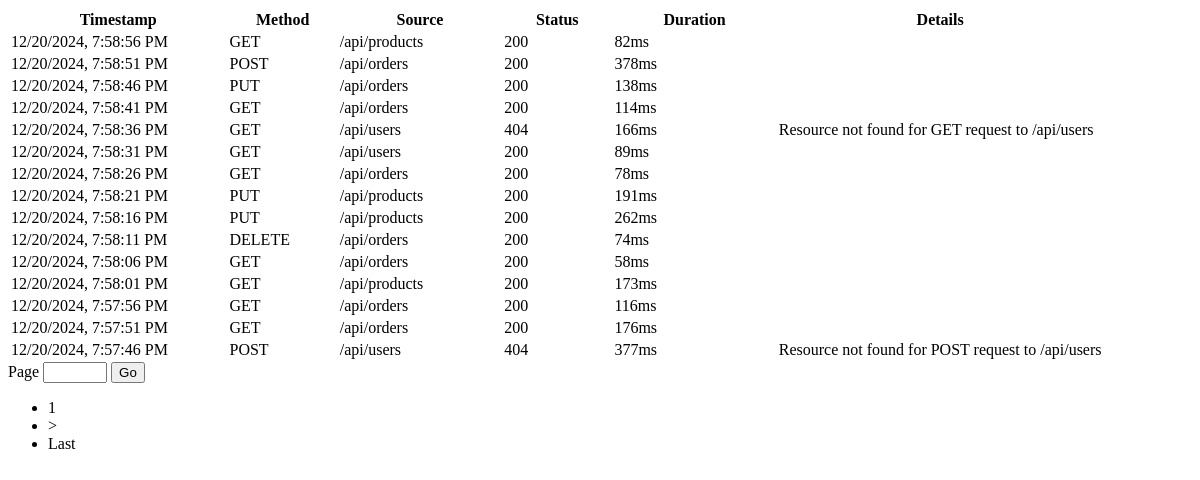
Before: /api/event-rows/ with the older database file.
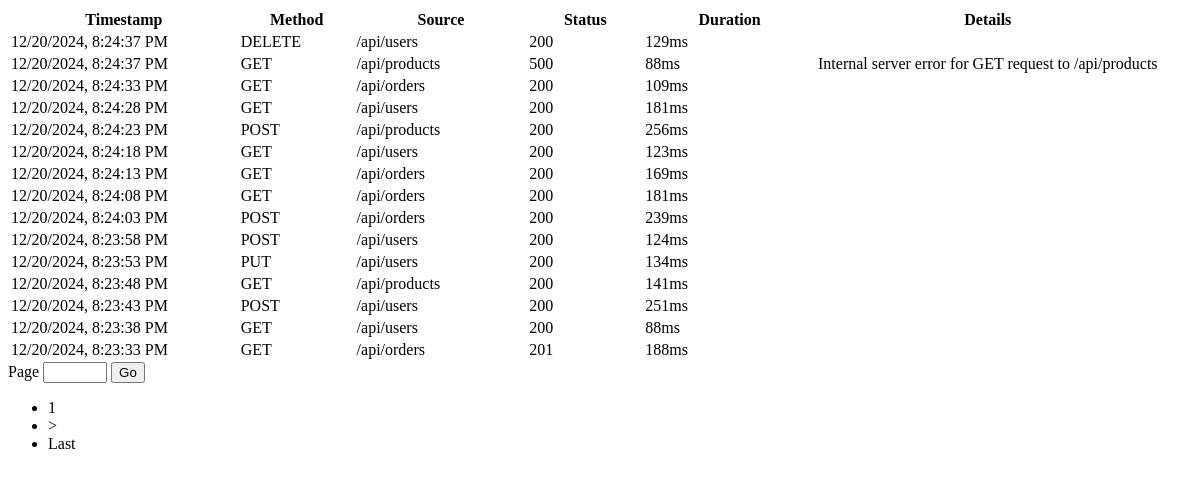
After: the same page with the newer database file.
### events/models.py (models this page shows, shortened)
class Event(models.Model):
    HTTP_METHODS = ["GET", "POST", "PUT", "DELETE"]
    method = models.CharField(
        max_length=10,
        choices=[(m, m) for m in HTTP_METHODS],
        help_text="HTTP method used for the request",
    )
    source = models.CharField(
        max_length=100,
    )
    timestamp = models.DateTimeField(auto_now_add=True)
    duration_ms = models.IntegerField()
    status_code = models.IntegerField()
    request_id = models.UUIDField(
        default=uuid.uuid4, unique=True, help_text="Unique identifier for the request"
    )
    metadata = models.JSONField(default=dict)
    class Meta:
        ordering = ["-timestamp"]
        indexes = [
            models.Index(fields=["-timestamp"]),
            models.Index(fields=["status_code"]),
            models.Index(fields=["method"]),
        ]

### events/views.py (the view)
# urls.py: path('api/event-rows/', views.table_rows, name='table_rows'),
def table_rows(request):
    page_number = request.GET.get("page", 1)
    paginator = Paginator(Event.objects.all().order_by("-timestamp"), 15)
    events = paginator.get_page(page_number)
    return render(request, "dashboard/table/base.html", {"events": events})

### events/templates/dashboard/table/base.html (shortened to what this page needs)
<div class="card-body table-responsive">
  <table class="table table-hover table-sm">
    <thead>
      <tr>
        <th style="width: 20%">Timestamp</th>
        <th style="width: 10%">Method</th>
        <th style="width: 15%">Source</th>
        <th style="width: 10%">Status</th>
        <th style="width: 15%">Duration</th>
        <th style="width: 30%">Details</th>
      </tr>
    </thead>
    <tbody>
      {% for event in events %}
      <tr>
        <td style="width: 20%">{{ event.timestamp|date:"m/d/Y, g:i:s A" }}</td>
        <td style="width: 10%">{{ event.method }}</td>
        <td style="width: 15%">{{ event.source }}</td>
        <td style="width: 10%">{{ event.status_code }}</td>
        <td style="width: 15%">{{ event.duration_ms }}ms</td>
        <td style="width: 30%">
          {% if event.status_code >= 400 %} {{ event.metadata.error_message }}
          {% endif %}
        </td>
      </tr>
      {% endfor %}
    </tbody>
  </table>
  {% if events %}
  <nav class="d-flex justify-content-end align-items-center gap-4" aria-label="Event list navigation">
    <form class="input-group specific-w-150"
      hx-get="{% url 'table_rows' %}"
      hx-target="#event-table-container"
      hx-trigger="submit">
        <span class="input-group-text">Page</span>
        <input type="number"
          name="page"
          class="form-control"
          aria-label="Page number input"
          min="1"
          max="{{ events.paginator.num_pages }}" />
        <button type="submit" class="btn btn-primary">
          Go
        </button>
    </form>
    <ul class="pagination pagination m-0">
      <li class="page-item active" aria-current="page">
        <a class="page-link">{{ events.number }}</a>
      </li>
      {% if events.has_next %}
      <li class="page-item">
        <a
          class="page-link"
          style="cursor: pointer"
          hx-get="{% url 'table_rows' %}?page={{ events.next_page_number }}"
          hx-target="#event-table-container"
          aria-label="Next"
        >
          &gt;
        </a>
      </li>
      <li class="page-item">
        <a
          class="page-link"
          style="cursor: pointer"
          hx-get="{% url 'table_rows' %}?page={{ events.paginator.num_pages }}"
          hx-target="#event-table-container"
          aria-label="Last"
        >
          Last
        </a>
      </li>
      {% endif %}
    </ul>
  </nav>
  {% endif %}
</div>

Changed rows visible on the page:
no longer on this page (row unchanged): Event: timestamp "12/20/2024, 7:58:56 PM", method "GET", source "/api/products", status_code "200", duration_ms "82"
no longer on this page (row unchanged): Event: timestamp "12/20/2024, 7:58:51 PM", method "POST", source "/api/orders", status_code "200", duration_ms "378"
no longer on this page (row unchanged): Event: timestamp "12/20/2024, 7:58:46 PM", method "PUT", source "/api/orders", status_code "200", duration_ms "138"
no longer on this page (row unchanged): Event: timestamp "12/20/2024, 7:58:41 PM", method "GET", source "/api/orders", status_code "200", duration_ms "114"
no longer on this page (row unchanged): Event: timestamp "12/20/2024, 7:58:36 PM", method "GET", source "/api/users", status_code "404", duration_ms "166", metadata.error_message "Resource not found for GET request to /api/users"
no longer on this page (row unchanged): Event: timestamp "12/20/2024, 7:58:31 PM", method "GET", source "/api/users", status_code "200", duration_ms "89"
no longer on this page (row unchanged): Event: timestamp "12/20/2024, 7:58:26 PM", method "GET", source "/api/orders", status_code "200", duration_ms "78"
no longer on this page (row unchanged): Event: timestamp "12/20/2024, 7:58:21 PM", method "PUT", source "/api/products", status_code "200", duration_ms "191"
no longer on this page (row unchanged): Event: timestamp "12/20/2024, 7:58:16 PM", method "PUT", source "/api/products", status_code "200", duration_ms "262"
no longer on this page (row unchanged): Event: timestamp "12/20/2024, 7:58:11 PM", method "DELETE", source "/api/orders", status_code "200", duration_ms "74"
no longer on this page (row unchanged): Event: timestamp "12/20/2024, 7:58:06 PM", method "GET", source "/api/orders", status_code "200", duration_ms "58"
no longer on this page (row unchanged): Event: timestamp "12/20/2024, 7:58:01 PM", method "GET", source "/api/products", status_code "200", duration_ms "173"
no longer on this page (row unchanged): Event: timestamp "12/20/2024, 7:57:56 PM", method "GET", source "/api/orders", status_code "200", duration_ms "116"
no longer on this page (row unchanged): Event: timestamp "12/20/2024, 7:57:51 PM", method "GET", source "/api/orders", status_code "200", duration_ms "176"
no longer on this page (row unchanged): Event: timestamp "12/20/2024, 7:57:46 PM", method "POST", source "/api/users", status_code "404", duration_ms "377", metadata.error_message "Resource not found for POST request to /api/users"
added Event: timestamp "12/20/2024, 8:24:37 PM", method "DELETE", source "/api/users", status_code "200", duration_ms "129"
added Event: timestamp "12/20/2024, 8:24:37 PM", method "GET", source "/api/products", status_code "500", duration_ms "88", metadata.error_message "Internal server error for GET request to /api/products"
added Event: timestamp "12/20/2024, 8:24:33 PM", method "GET", source "/api/orders", status_code "200", duration_ms "109"
added Event: timestamp "12/20/2024, 8:24:28 PM", method "GET", source "/api/users", status_code "200", duration_ms "181"
added Event: timestamp "12/20/2024, 8:24:23 PM", method "POST", source "/api/products", status_code "200", duration_ms "256"
added Event: timestamp "12/20/2024, 8:24:18 PM", method "GET", source "/api/users", status_code "200", duration_ms "123"
added Event: timestamp "12/20/2024, 8:24:13 PM", method "GET", source "/api/orders", status_code "200", duration_ms "169"
added Event: timestamp "12/20/2024, 8:24:08 PM", method "GET", source "/api/orders", status_code "200", duration_ms "181"
added Event: timestamp "12/20/2024, 8:24:03 PM", method "POST", source "/api/orders", status_code "200", duration_ms "239"
added Event: timestamp "12/20/2024, 8:23:58 PM", method "POST", source "/api/users", status_code "200", duration_ms "124"
added Event: timestamp "12/20/2024, 8:23:53 PM", method "PUT", source "/api/users", status_code "200", duration_ms "134"
added Event: timestamp "12/20/2024, 8:23:48 PM", method "GET", source "/api/products", status_code "200", duration_ms "141"
added Event: timestamp "12/20/2024, 8:23:43 PM", method "POST", source "/api/users", status_code "200", duration_ms "251"
added Event: timestamp "12/20/2024, 8:23:38 PM", method "GET", source "/api/users", status_code "200", duration_ms "88"
added Event: timestamp "12/20/2024, 8:23:33 PM", method "GET", source "/api/orders", status_code "201", duration_ms "188"
